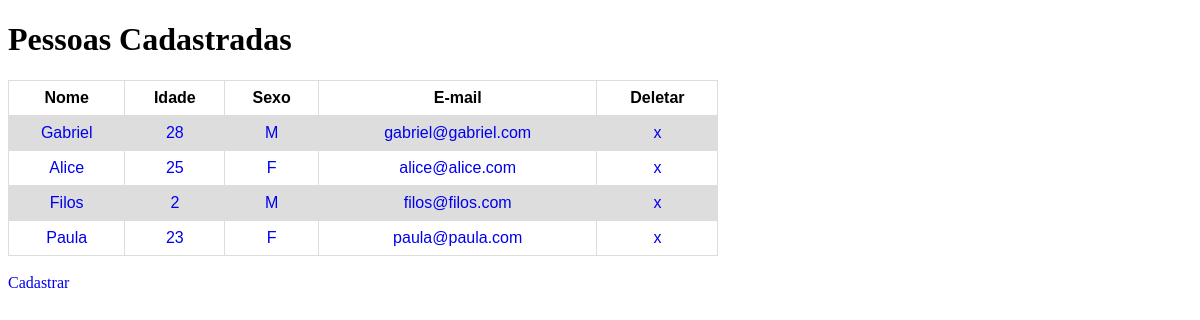
/, run on an earlier commit of the app's database.
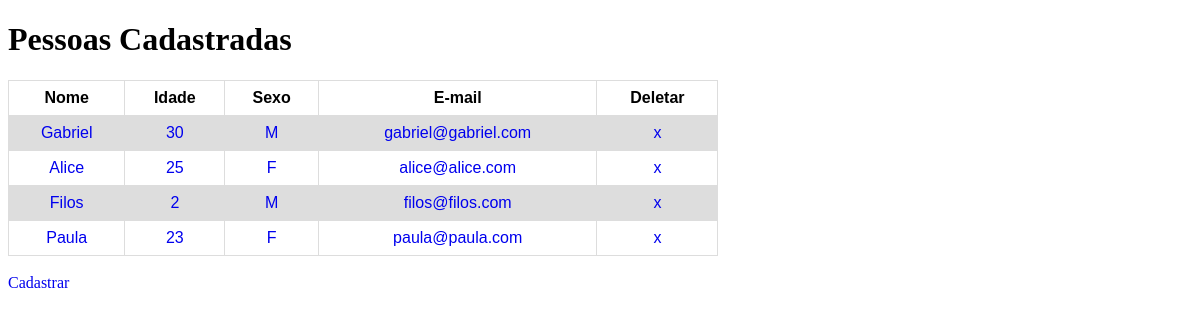
And on a later commit of the database.
### cadastro/models.py (models this page shows)
class Pessoa(models.Model):
    nome = models.CharField(max_length=200)
    sexo = models.CharField(choices=SEXO_CHOICES, max_length=1)
    email = models.EmailField()
    idade = models.IntegerField()
    def __str__(self):
        return self.nome

### cadastro/views.py (the view)
# urls.py: path('', views.index, name='index'),
def index(request):
    pessoas = Pessoa.objects.all()
    dados = {
        'pessoas': pessoas,
    }
    return render(request, 'index.html', dados)

### cadastro/templates/index.html (shortened to what this page needs)
<!DOCTYPE html>
<html>
<head>
</head>
<body>
<h1>Pessoas Cadastradas</h1>
<table>
    <tr>
        <th>Nome</th>
        <th>Idade</th>
        <th>Sexo</th>
        <th>E-mail</th>
        <th>Deletar</th>
    </tr>
    {% for pessoa in pessoas %}
    <tr>
        <td><a href="{% url 'pessoa_update' pessoa.id %}">{{ pessoa }}</a></td>
        <td><a href="{% url 'pessoa_update' pessoa.id %}">{{ pessoa.idade }}</a></td>
        <td><a href="{% url 'pessoa_update' pessoa.id %}">{{ pessoa.sexo }}</a></td>
        <td><a href="{% url 'pessoa_update' pessoa.id %}">{{ pessoa.email }}</a></td>
        <td><a href="{% url 'pessoa_delete' pessoa.id %}"> x </a></td>
    </tr>
    {% endfor %}
</table>
<br>
<a href="{% url 'pessoa_nova' %}">Cadastrar</a>
</body>
</html>

What changed in the data, as far as the page shows it:
changed Pessoa "Gabriel": idade "28" → "30"
